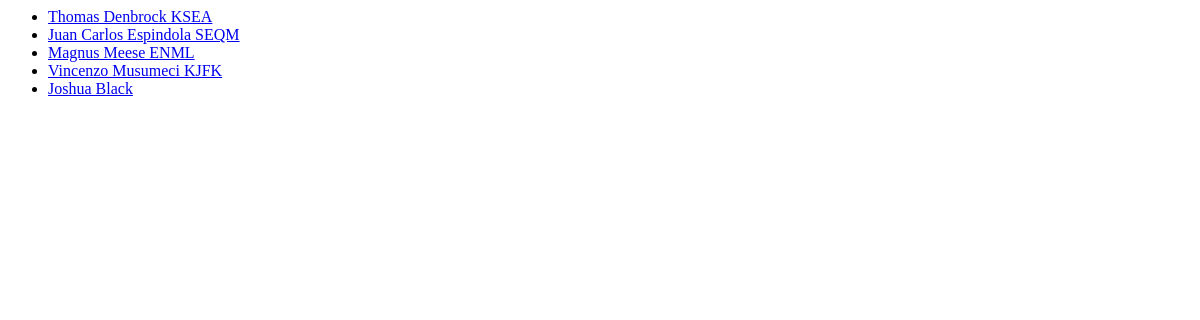
The app's page /users/, older data.
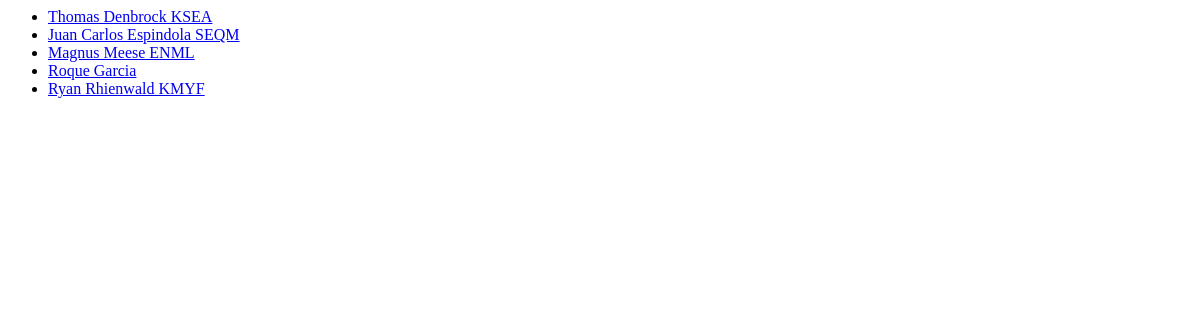
The same page, newer data.
### users/models.py (models this page shows, shortened)
class Personal(models.Model):
	cid = models.CharField(max_length=30, primary_key=True)
	realname = models.CharField(max_length=50)
	pilot_rating = models.CharField(max_length=30)
	atc_rating = models.CharField(max_length=30)

### users/views.py (the view)
def index(request):
    user_objs = Personal.objects.order_by('-cid')[:5]
    template = loader.get_template('users/index.html')
    context = {
        'user_objs': user_objs,
    }
    return HttpResponse(template.render(context, request))

### users/templates/users/index.html
{% if user_objs %}
    <ul>
    {% for user in user_objs %}
        <li><a href="/users/{{ user.cid }}/">{{ user.realname }}</a></li>
    {% endfor %}
    </ul>
{% else %}
    <p>Ain't no users.</p>
{% endif %}

Row changes from the older to the newer data that the page shows:
no longer on this page (row unchanged): Personal: realname "Vincenzo Musumeci KJFK"
no longer on this page (row unchanged): Personal: realname "Joshua Black"
added Personal: realname "Roque Garcia"
added Personal: realname "Ryan Rhienwald KMYF"
